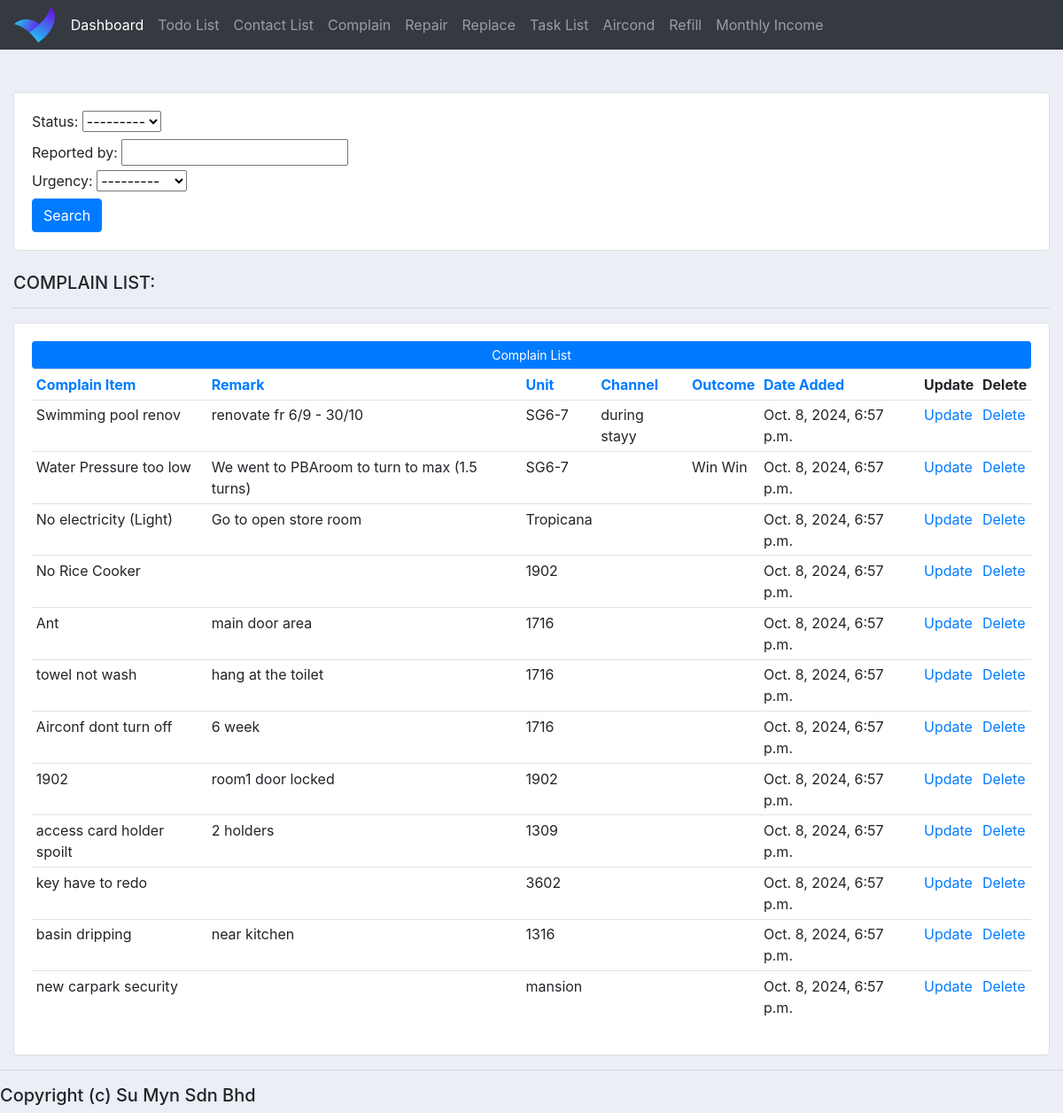
/table_complain_list/, run on an earlier commit of the app's database.
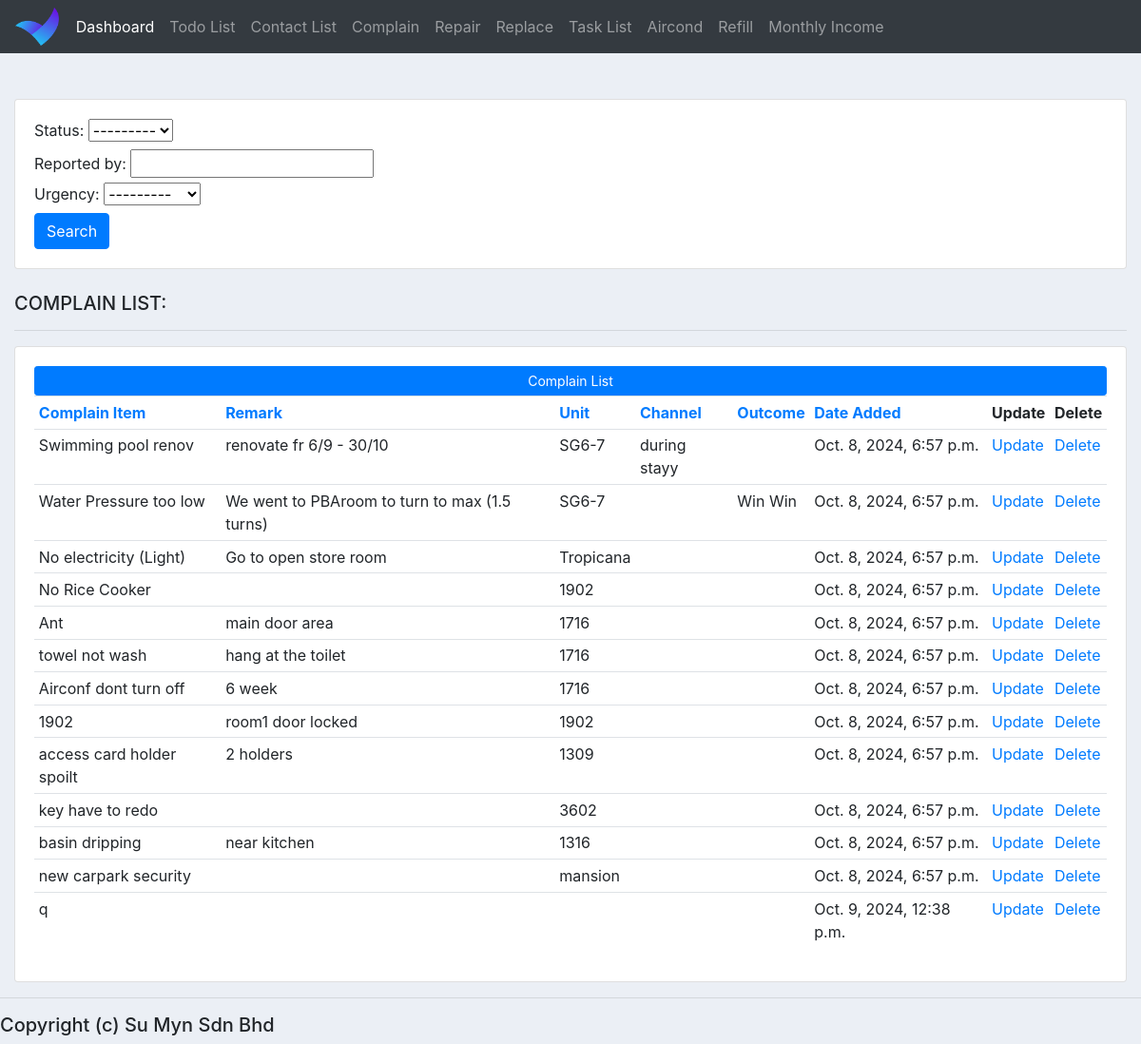
And on a later commit of the database.
### homestay_app/models.py (models this page shows, shortened)
class ComplainList(models.Model):
    STATUS = (
        ("Pending", "Pending"),
        ("Done", "Done"),
    )
    URGENCY = (
        ("5-Extreme", "5-Extreme"),
        ("4-Very", "4-Very"),
        ("3-Normal", "3-Normal"),
        ("2-Less", "2-Less"),
        ("1-Not", "1-Not"),
    )
    IMPORTANCE = (
        ("5-Extreme", "5-Extreme"),
        ("4-Very", "4-Very"),
        ("3-Normal", "3-Normal"),
        ("2-Less", "2-Less"),
        ("1-Not", "1-Not"),
    )
    complain_item = models.CharField(max_length=200, null=True, blank=True)
    remark = models.CharField(max_length=200, null=True, blank=True)
    unit = models.CharField(max_length=30, null=True, blank=True)
    status =  models.CharField(max_length=30, blank=True, null=True, choices=STATUS)
    date = models.CharField(max_length=200, null=True, blank=True)
    day = models.CharField(max_length=200, null=True, blank=True)
    reported_by = models.CharField(max_length=200, null=True, blank=True)
    urgency = models.CharField(max_length=30, blank=True, null=True, choices=URGENCY)
    importance = models.CharField(max_length=30, blank=True, null=True, choices=IMPORTANCE)
    channel = models.CharField(max_length=200, null=True, blank=True)
    outcome = models.CharField(max_length=200, null=True, blank=True)
    created_at = models.DateTimeField(auto_now_add=True, null=True, blank=True)
    updated_at = models.DateTimeField(auto_now=True, null=True, blank=True)

### homestay_app/views.py (the view)
# urls.py: path('table_complain_list/', views.complainList, name='complainList'),
def complainList(request):
    complain_list = ComplainList.objects.all()
    sort_by = request.GET.get('sort', '')
    valid_sort_fields_complainlist = ['complain_item', 'remark', 'unit', 'status', 'date', 'reported_by', 'urgency',
                                      'importance', 'channel', 'outcome', 'created_at']
    if sort_by in valid_sort_fields_complainlist:
        complain_list = complain_list.order_by(F(sort_by).asc(nulls_last=True))
    myFilterComplain = ComplainListFilter(request.GET, queryset=complain_list)
    complain_list = myFilterComplain.qs
    context = {
        'current_sort': sort_by,
        'complain_list': complain_list,
        'myFilterComplain': myFilterComplain,
        'messages': messages.get_messages(request)
    }
    return render(request, 'table_complain_list.html', context)

### homestay_app/templates/table_complain_list.html (shortened to what this page needs)
{%  extends 'base.html' %}
{% load static %}
{% block content %}
<br>
<div class="row">
	<div class="col-md-12">
		<br>
		<div class="row">
			<div class="col">
				<div class="card card-body">
					<form method="get">
						{{myFilterComplain.form}}
						<button class="btn btn-primary" type="submit">Search</button>
					</form>
				</div>
			</div>
		</div>
		<br>
		<h5>COMPLAIN LIST:</h5>
		<hr>
		<div class="card card-body">
			<a class="btn btn-primary  btn-sm btn-block" href="{% url 'formComplainList' %}">Complain List</a>
			<table class="table table-sm">
				<tr>
					<th><a href="?sort=complain_item" class="{% if current_sort == 'complain_item' %}sort-indicator-complainlist{% endif %}">Complain Item</a></th>
					<th><a href="?sort=remark" class="{% if current_sort == 'remark' %}sort-indicator-complainlist{% endif %}">Remark</a></th>
					<th><a href="?sort=unit" class="{% if current_sort == 'unit' %}sort-indicator-complainlist{% endif %}">Unit</a></th>
					<th><a href="?sort=channel" class="{% if current_sort == 'channel' %}sort-indicator-complainlist{% endif %}">Channel</a></th>
					<th><a href="?sort=outcome" class="{% if current_sort == 'outcome' %}sort-indicator-complainlist{% endif %}">Outcome</a></th>
					<th><a href="?sort=date_added" class="{% if current_sort == 'date_added' %}sort-indicator-complainlist{% endif %}">Date Added</a></th>
					<th>Update</th>
					<th>Delete</th>
				</tr>
				{% for o in complain_list %}
					<tr>
						<td>{{o.complain_item|default:"" }}</td>
						<td>{{o.remark|default:"" }}</td>
						<td>{{o.unit|default:"" }}</td>
						<td>{{o.channel|default:"" }}</td>
						<td>{{o.outcome|default:"" }}</td>
						<td>{{o.created_at|default:"" }}</td>
						<td><a href="{% url 'updateComplainList' o.id %}">Update</a></td>
						<td><a href="{% url 'deleteComplainList' o.id %}">Delete</a></td>
					</tr>
				{% endfor %}
			</table>
		</div>
	</div>
</div>
{% endblock %}

What changed in the data, as far as the page shows it:
added ComplainList: complain_item "q", created_at "Oct. 9, 2024, 12:38 p.m."
